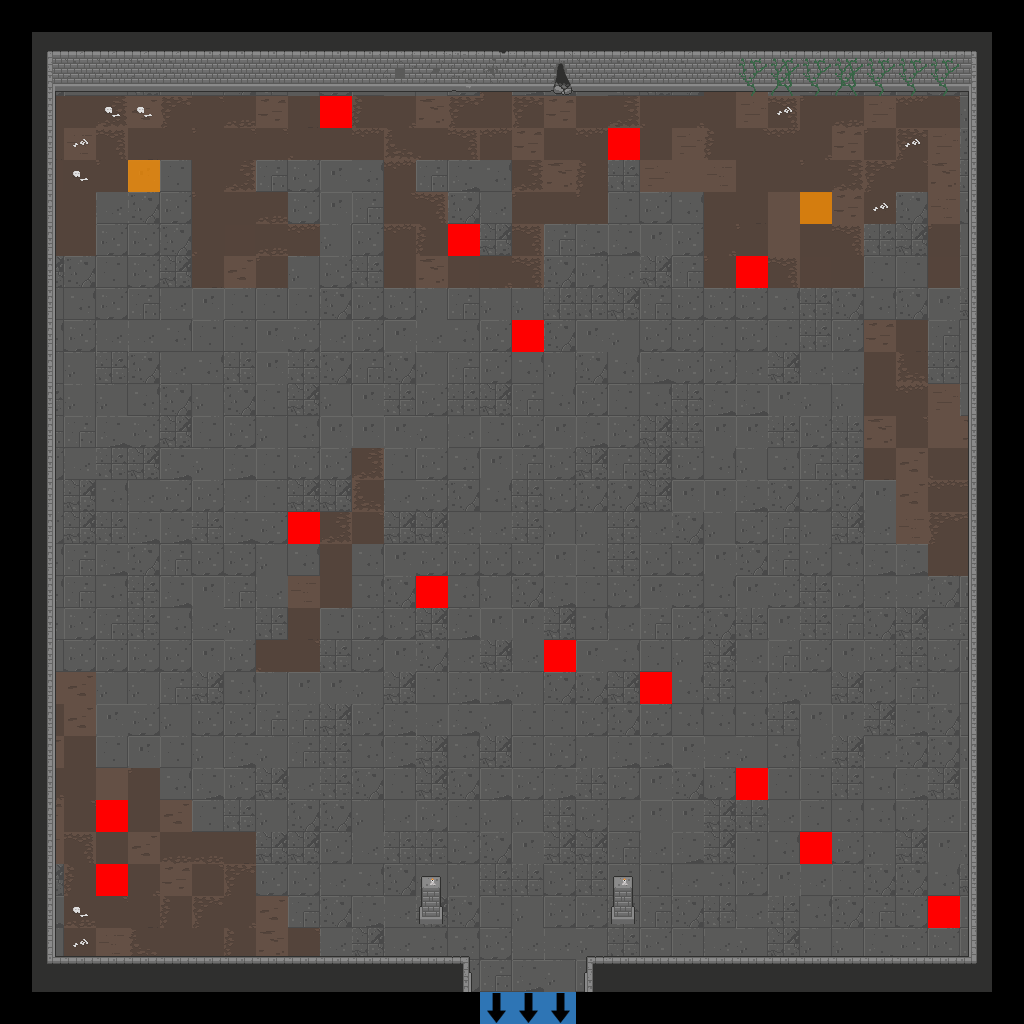

Tiled map render using the project's own tile images. Description and the map definition, with tile-layer contents summarised, below:
An orthogonal 32x32 tile map with 32x32 px tiles, 7 tile layers (Floor, Walls, Doors, Pillars, ...), 2 tilesets.

<map version="1.2" tiledversion="2019.04.18" orientation="orthogonal" renderorder="right-down" width="32" height="32" tilewidth="32" tileheight="32" infinite="0" nextlayerid="22" nextobjectid="1">
 <tileset firstgid="1" source="Dungeon_Tileset_2.tsx" />
 <tileset firstgid="321" source="flags.tsx" />
 <layer id="15" name="Floor" width="32" height="32">
  <data>[1024 cells, 900 non-empty, 42 distinct tile ids]</data>
 </layer>
 <layer id="16" name="Walls" width="32" height="32">
  <data>[1024 cells, 170 non-empty, 33 distinct tile ids]</data>
 </layer>
 <layer id="17" name="Doors" width="32" height="32">
  <data>[1024 cells, 0 non-empty, 0 distinct tile ids]</data>
 </layer>
 <layer id="18" name="Pillars" width="32" height="32">
  <data>[1024 cells, 4 non-empty, 2 distinct tile ids]</data>
 </layer>
 <layer id="19" name="Candles" width="32" height="32">
  <data>[1024 cells, 2 non-empty, 1 distinct tile ids]</data>
 </layer>
 <layer id="20" name="Debris" width="32" height="32">
  <data>[1024 cells, 23 non-empty, 6 distinct tile ids]</data>
 </layer>
 <layer id="21" name="Flags" width="32" height="32">
  <data>[1024 cells, 19 non-empty, 3 distinct tile ids]</data>
 </layer>
</map>
